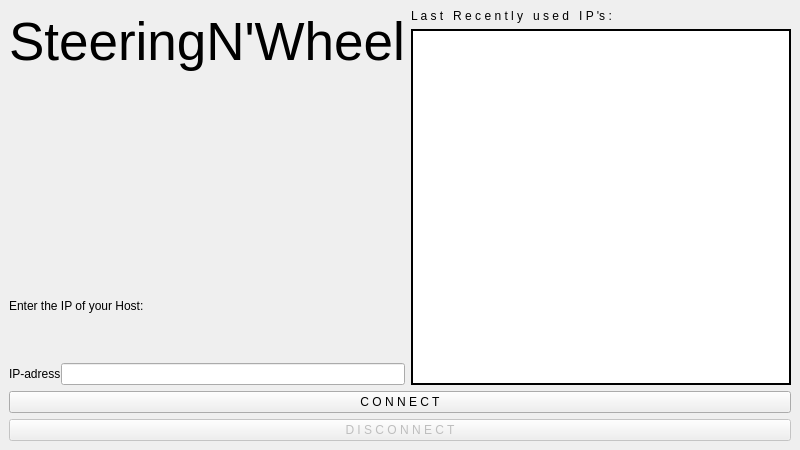
<?xml version="1.0" encoding="UTF-8"?>
<ui version="4.0">
 <class>MainWindow</class>
 <widget class="QMainWindow" name="MainWindow">
  <property name="geometry">
   <rect>
    <x>0</x>
    <y>0</y>
    <width>800</width>
    <height>450</height>
   </rect>
  </property>
  <property name="windowTitle">
   <string>MainWindow</string>
  </property>
  <widget class="QWidget" name="centralwidget">
   <layout class="QGridLayout" name="gridLayout_3">
    <item row="0" column="0" rowspan="2">
     <layout class="QGridLayout" name="gridLayout_2" columnstretch="0">
      <property name="sizeConstraint">
       <enum>QLayout::SetNoConstraint</enum>
      </property>
      <property name="bottomMargin">
       <number>0</number>
      </property>
      <property name="spacing">
       <number>0</number>
      </property>
      <item row="6" column="0">
       <layout class="QGridLayout" name="gridLayout">
        <property name="spacing">
         <number>0</number>
        </property>
        <item row="0" column="1">
         <widget class="QLineEdit" name="lineedit_IP"/>
        </item>
        <item row="0" column="0">
         <widget class="QLabel" name="label">
          <property name="text">
           <string>IP-adress</string>
          </property>
         </widget>
        </item>
       </layout>
      </item>
      <item row="3" column="0">
       <spacer name="horizontalSpacer">
        <property name="orientation">
         <enum>Qt::Vertical</enum>
        </property>
        <property name="sizeType">
         <enum>QSizePolicy::Fixed</enum>
        </property>
        <property name="sizeHint" stdset="0">
         <size>
          <width>10</width>
          <height>200</height>
         </size>
        </property>
       </spacer>
      </item>
      <item row="1" column="0">
       <widget class="QLabel" name="label_2">
        <property name="font">
         <font>
          <pointsize>40</pointsize>
          <underline>false</underline>
         </font>
        </property>
        <property name="text">
         <string>SteeringN'Wheel</string>
        </property>
        <property name="wordWrap">
         <bool>false</bool>
        </property>
        <property name="margin">
         <number>0</number>
        </property>
        <property name="indent">
         <number>-1</number>
        </property>
       </widget>
      </item>
      <item row="4" column="0">
       <widget class="QLabel" name="label_4">
        <property name="text">
         <string>Enter the IP of your Host:</string>
        </property>
       </widget>
      </item>
      <item row="5" column="0">
       <spacer name="horizontalSpacer_2">
        <property name="orientation">
         <enum>Qt::Vertical</enum>
        </property>
        <property name="sizeType">
         <enum>QSizePolicy::Fixed</enum>
        </property>
        <property name="sizeHint" stdset="0">
         <size>
          <width>20</width>
          <height>25</height>
         </size>
        </property>
       </spacer>
      </item>
     </layout>
    </item>
    <item row="0" column="1">
     <widget class="QLabel" name="label_3">
      <property name="text">
       <string>L a s t   R e c e n t l y   u s e d   I P 's :</string>
      </property>
     </widget>
    </item>
    <item row="1" column="1">
     <widget class="QListView" name="liste">
      <property name="frameShape">
       <enum>QFrame::WinPanel</enum>
      </property>
      <property name="frameShadow">
       <enum>QFrame::Plain</enum>
      </property>
      <property name="lineWidth">
       <number>2</number>
      </property>
      <property name="midLineWidth">
       <number>1</number>
      </property>
     </widget>
    </item>
    <item row="2" column="0" colspan="2">
     <widget class="QPushButton" name="bt_connect">
      <property name="text">
       <string>C O N N E C T</string>
      </property>
     </widget>
    </item>
    <item row="3" column="0" colspan="2">
     <widget class="QPushButton" name="bt_disconnect">
      <property name="enabled">
       <bool>false</bool>
      </property>
      <property name="text">
       <string>D I S C O N N E C T</string>
      </property>
      <property name="checkable">
       <bool>false</bool>
      </property>
     </widget>
    </item>
   </layout>
  </widget>
 </widget>
 <resources/>
 <connections/>
</ui>
